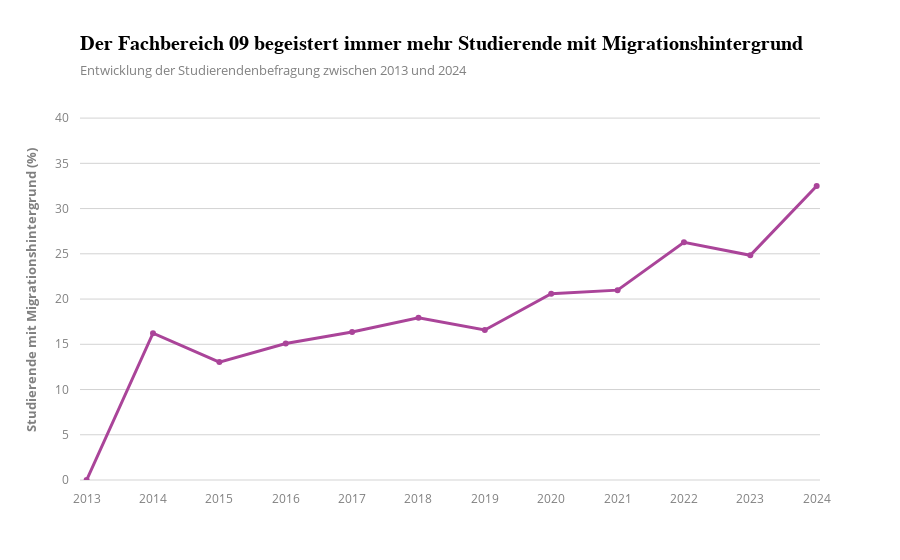

Notebook source saved alongside this figure:
### Code cell
fig = px.line(
    migrations_df, 
    x="Jahr", 
    y="Gewichteter Relativer Anteil (%)", 
    markers=True, 
    title="Der Fachbereich 09 begeistert immer mehr Studierende mit Migrationshintergrund",
    subtitle="Entwicklung der Studierendenbefragung zwischen 2013 und 2024",
    color_discrete_sequence=[px.colors.qualitative.Safe[5]],
    template="infoviz"
)

fig.update_traces(line=dict(width=3))

fig.update_layout(
    yaxis=dict(range=[0, 42], title="Studierende mit Migrationshintergrund (%)"),
)

fig.show()

### Figure 1 — Plotly figure (JSON) as saved in the notebook; plotly's stock layout.template omitted (floating-point values rounded to 4 significant figures)
{"data": [{"hovertemplate": "Jahr=%{x}<br>Gewichteter Relativer Anteil (%)=%{y}<extra></extra>", "legendgroup": "", "line": {"color": "rgb(170, 68, 153)", "dash": "solid", "width": 3}, "marker": {"symbol": "circle"}, "mode": "lines+markers", "name": "", "orientation": "v", "showlegend": false, "type": "scatter", "x": ["2013", "2014", "2015", "2016", "2017", "2018", "2019", "2020", "2021", "2022", "2023", "2024"], "xaxis": "x", "y": [0.0, 16.23, 13.03, 15.09, 16.36, 17.92, 16.58, 20.59, 20.99, 26.27, 24.84, 32.49], "yaxis": "y"}], "layout": {"legend": {"tracegroupgap": 0}, "title": {"subtitle": {"text": "Entwicklung der Studierendenbefragung zwischen 2013 und 2024"}, "text": "Der Fachbereich 09 begeistert immer mehr Studierende mit Migrationshintergrund"}, "xaxis": {"anchor": "y", "domain": [0, 1], "dtick": 1, "range": [2013.0, 2024.0], "title": {"text": ""}}, "yaxis": {"anchor": "x", "domain": [0, 1], "range": [0, 42], "title": {"text": "Studierende mit Migrationshintergrund (%)"}}}}
